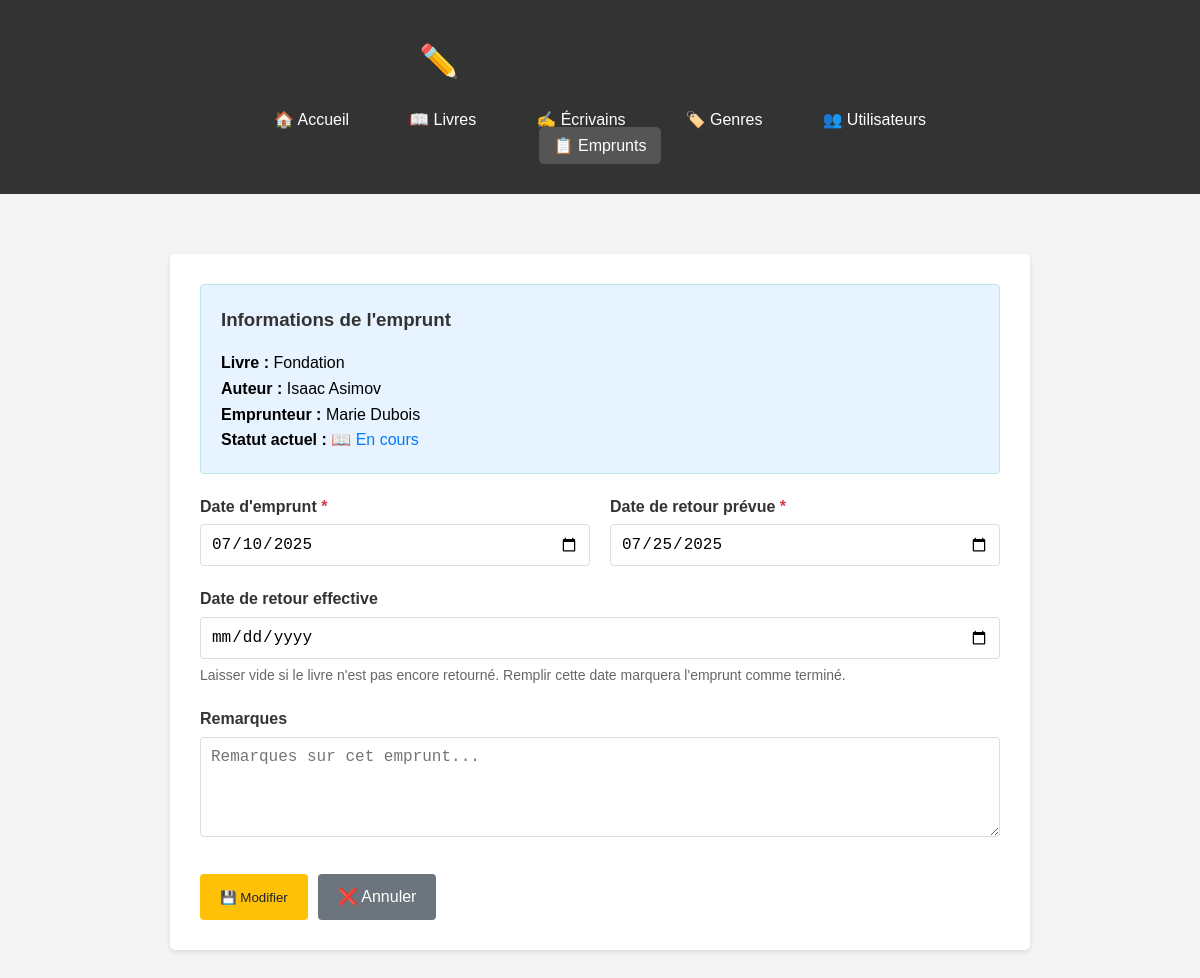
The app's page /emprunts/modifier.php?id=2 with its own data.
### tables this page shows
CREATE TABLE emprunts (
    id_emprunt INT AUTO_INCREMENT PRIMARY KEY,
    date_emprunt DATE NOT NULL,
    date_retour_prevue DATE NOT NULL,
    date_retour_effective DATE DEFAULT NULL,
    statut VARCHAR(20) DEFAULT 'en_cours',
    remarques TEXT DEFAULT NULL,
    id_livre INT NOT NULL,
    id_utilisateur INT NOT NULL,
    FOREIGN KEY (id_livre) REFERENCES livres(id_livre),
    FOREIGN KEY (id_utilisateur) REFERENCES utilisateurs(id_utilisateur)
);

CREATE TABLE livres (
    id_livre INT AUTO_INCREMENT PRIMARY KEY,
    titre VARCHAR(200) NOT NULL,
    annee_publication INT DEFAULT NULL,
    isbn VARCHAR(20) DEFAULT NULL UNIQUE,
    disponible TINYINT(1) DEFAULT 1,
    id_ecrivain INT NOT NULL,
    id_genre INT NOT NULL,
    FOREIGN KEY (id_ecrivain) REFERENCES ecrivains(id_ecrivain),
    FOREIGN KEY (id_genre) REFERENCES genres(id_genre)
);

### models/Emprunt.php (called while the page is built, shortened)
<?php
require_once __DIR__ . '/../config/database.php';
class Emprunt {
    private $pdo;
    private $table = 'emprunts';
    public function __construct() {
        $database = new Database();
        $this->pdo = $database->getConnection();
    }
    public function obtenirParId($id) {
        $sql = "SELECT e.*, l.titre, CONCAT(ec.prenom, ' ', ec.nom) as auteur,
                CONCAT(u.prenom, ' ', u.nom) as emprunteur, u.email
                FROM {$this->table} e
                JOIN livres l ON e.id_livre = l.id_livre
                JOIN ecrivains ec ON l.id_ecrivain = ec.id_ecrivain
                JOIN utilisateurs u ON e.id_utilisateur = u.id_utilisateur
                WHERE e.id_emprunt = ?";
        $stmt = $this->pdo->prepare($sql);
        $stmt->execute([$id]);
        return $stmt->fetch();
    }
}
?>

### config/database.php (called while the page is built, shortened)
<?php
class Database {
    private $host = 'localhost';
    private $db_name = 'biblioproject';
    private $username = 'root';
    private $password = '';
    public function getConnection() {
        $this->pdo = null;
        try {
            $dsn = "mysql:host=" . $this->host . ";dbname=" . $this->db_name;
            $this->pdo = new PDO($dsn, $this->username, $this->password);
            $this->pdo->setAttribute(PDO::ATTR_ERRMODE, PDO::ERRMODE_EXCEPTION);
            $this->pdo->setAttribute(PDO::ATTR_DEFAULT_FETCH_MODE, PDO::FETCH_ASSOC);
        } catch(PDOException $e) {
            echo "Erreur de connexion : " . $e->getMessage();
        }
        return $this->pdo;
    }
}
?>

### emprunts/modifier.php (the view, shortened to what this page needs)
<?php
require_once '../config/database.php';
require_once '../models/Emprunt.php';
$empruntModel = new Emprunt();
$id_emprunt = (int)$_GET['id'];
$emprunt = $empruntModel->obtenirParId($id_emprunt);
?>
<!DOCTYPE html>
<html lang="fr">
<head>
</head>
<body>
    <header>
        <div class="container">
            <h1 style="text-align: center; margin-bottom: 20px;">✏️ Modifier un Emprunt</h1>
            <nav>
                <ul>
                    <li><a href="../index.php">🏠 Accueil</a></li>
                    <li><a href="../livres/index.php">📖 Livres</a></li>
                    <li><a href="../ecrivains/index.php">✍️ Écrivains</a></li>
                    <li><a href="../genres/index.php">🏷️ Genres</a></li>
                    <li><a href="../utilisateurs/index.php">👥 Utilisateurs</a></li>
                    <li><a href="index.php" class="active">📋 Emprunts</a></li>
                </ul>
            </nav>
        </div>
    </header>
    <div class="container">
        <div class="card">
            <div class="info-box">
                <h3>Informations de l'emprunt</h3>
                <strong>Livre :</strong> <?= htmlspecialchars($emprunt['titre']) ?><br>
                <strong>Auteur :</strong> <?= htmlspecialchars($emprunt['auteur']) ?><br>
                <strong>Emprunteur :</strong> <?= htmlspecialchars($emprunt['emprunteur']) ?><br>
                <strong>Statut actuel :</strong>
                <?php if ($emprunt['statut'] === 'en_cours'): ?>
                    <span style="color: #007bff;">📖 En cours</span>
                <?php else: ?>
                    <span style="color: #28a745;">✅ Terminé</span>
                <?php endif; ?>
            </div>
            <form method="POST">
                <div class="form-row">
                    <div class="form-group">
                        <label for="date_emprunt">Date d'emprunt <span class="required">*</span></label>
                        <input type="date" id="date_emprunt" name="date_emprunt" required
                               value="<?= isset($_POST['date_emprunt']) ? $_POST['date_emprunt'] : $emprunt['date_emprunt'] ?>">
                    </div>
                    <div class="form-group">
                        <label for="date_retour_prevue">Date de retour prévue <span class="required">*</span></label>
                        <input type="date" id="date_retour_prevue" name="date_retour_prevue" required
                               value="<?= isset($_POST['date_retour_prevue']) ? $_POST['date_retour_prevue'] : $emprunt['date_retour_prevue'] ?>">
                    </div>
                </div>
                <div class="form-group">
                    <label for="date_retour_effective">Date de retour effective</label>
                    <input type="date" id="date_retour_effective" name="date_retour_effective"
                           value="<?= isset($_POST['date_retour_effective']) ? $_POST['date_retour_effective'] : $emprunt['date_retour_effective'] ?>">
                    <div class="help-text">
                        Laisser vide si le livre n'est pas encore retourné.
                        <?php if ($emprunt['statut'] === 'en_cours'): ?>
                            Remplir cette date marquera l'emprunt comme terminé.
                        <?php endif; ?>
                    </div>
                </div>
                <div class="form-group">
                    <label for="remarques">Remarques</label>
                    <textarea id="remarques" name="remarques"
                              placeholder="Remarques sur cet emprunt..."><?= isset($_POST['remarques']) ? htmlspecialchars($_POST['remarques']) : htmlspecialchars($emprunt['remarques']) ?></textarea>
                </div>
                <div class="actions">
                    <button type="submit" class="btn btn-warning">💾 Modifier</button>
                    <a href="index.php" class="btn btn-secondary">❌ Annuler</a>
                </div>
            </form>
        </div>
    </div>
</body>
</html>

### emprunts/modifier.php (style rules this page uses)
* { margin: 0; padding: 0; box-sizing: border-box; }
body { font-family: Arial, sans-serif; line-height: 1.6; background-color: #f4f4f4; }
.container { max-width: 900px; margin: 0 auto; padding: 20px; }
header { background: #333; color: white; padding: 1rem 0; margin-bottom: 20px; }
nav ul { list-style: none; display: flex; justify-content: center; flex-wrap: wrap; }
nav ul li { margin: 0 15px; }
nav ul li a { color: white; text-decoration: none; padding: 10px 15px; border-radius: 5px; transition: background 0.3s; }
nav ul li a:hover, nav ul li a.active { background: #555; }
.card { background: white; padding: 30px; margin: 20px 0; border-radius: 5px; box-shadow: 0 2px 5px rgba(0,0,0,0.1); }
.btn { display: inline-block; background: #007bff; color: white; padding: 10px 20px; text-decoration: none; border-radius: 4px; border: none; cursor: pointer; transition: background 0.3s; }
.btn-warning { background: #ffc107; color: #212529; }
.btn-secondary { background: #6c757d; }
h1, h2, h3 { color: #333; margin-bottom: 15px; }
.form-group { margin-bottom: 20px; }
label { display: block; margin-bottom: 5px; font-weight: bold; color: #333; }
input, select, textarea { width: 100%; padding: 10px; border: 1px solid #ddd; border-radius: 4px; font-size: 16px; }
textarea { resize: vertical; height: 100px; }
.required { color: #dc3545; }
.actions { display: flex; gap: 10px; margin-top: 30px; }
.info-box { background: #e7f3ff; border: 1px solid #bee5eb; padding: 20px; border-radius: 4px; margin-bottom: 20px; }
.form-row { display: grid; grid-template-columns: 1fr 1fr; gap: 20px; }
.help-text { font-size: 14px; color: #666; margin-top: 5px; }

### records on screen
emprunts: id_livre.titre "Fondation", date_emprunt "07/10/2025", date_retour_prevue "07/25/2025"

### other values on screen
$emprunt['auteur'] "Isaac Asimov"
$emprunt['emprunteur'] "Marie Dubois"
